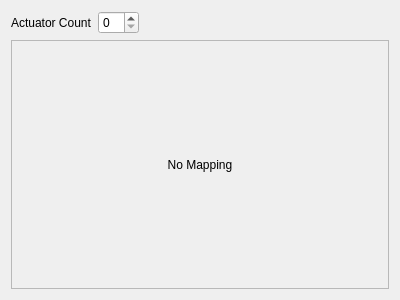
<?xml version="1.0" encoding="UTF-8"?>
<ui version="4.0">
 <class>PoseMappingWidget</class>
 <widget class="QWidget" name="PoseMappingWidget">
  <property name="geometry">
   <rect>
    <x>0</x>
    <y>0</y>
    <width>400</width>
    <height>300</height>
   </rect>
  </property>
  <property name="windowTitle">
   <string>Form</string>
  </property>
  <layout class="QVBoxLayout" name="verticalLayout">
   <item>
    <layout class="QHBoxLayout" name="horizontalLayout">
     <item>
      <widget class="QLabel" name="label">
       <property name="text">
        <string>Actuator Count</string>
       </property>
      </widget>
     </item>
     <item>
      <widget class="QSpinBox" name="spinBoxActuatorCount"/>
     </item>
     <item>
      <spacer name="horizontalSpacer">
       <property name="orientation">
        <enum>Qt::Horizontal</enum>
       </property>
       <property name="sizeHint" stdset="0">
        <size>
         <width>40</width>
         <height>20</height>
        </size>
       </property>
      </spacer>
     </item>
    </layout>
   </item>
   <item>
    <widget class="QScrollArea" name="scrollArea">
     <property name="widgetResizable">
      <bool>true</bool>
     </property>
     <widget class="QWidget" name="scrollAreaWidgetContents">
      <property name="geometry">
       <rect>
        <x>0</x>
        <y>0</y>
        <width>380</width>
        <height>246</height>
       </rect>
      </property>
      <layout class="QVBoxLayout" name="verticalLayout_2">
       <item>
        <widget class="PoseMappingView" name="widgetPoses" native="true">
         <property name="sizePolicy">
          <sizepolicy hsizetype="Minimum" vsizetype="Expanding">
           <horstretch>0</horstretch>
           <verstretch>0</verstretch>
          </sizepolicy>
         </property>
         <layout class="QGridLayout" name="gridLayout">
          <item row="0" column="0">
           <widget class="QLabel" name="label_2">
            <property name="text">
             <string>No Mapping</string>
            </property>
            <property name="alignment">
             <set>Qt::AlignCenter</set>
            </property>
           </widget>
          </item>
         </layout>
        </widget>
       </item>
      </layout>
     </widget>
    </widget>
   </item>
  </layout>
 </widget>
 <customwidgets>
  <customwidget>
   <class>PoseMappingView</class>
   <extends>QWidget</extends>
   <header location="global">../libpuppet/widgets/PoseMappingView.hpp</header>
   <container>1</container>
  </customwidget>
 </customwidgets>
 <resources/>
 <connections/>
</ui>
